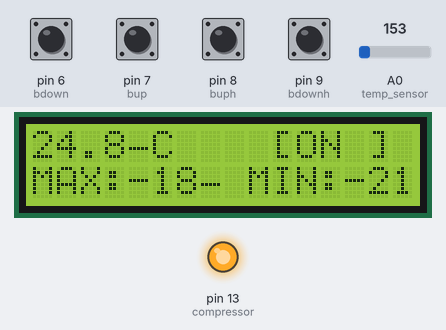
A sketch run on a simulated Arduino Uno, built with avr-gcc and run on an emulated ATmega328P. Shown: 16×2 character LCD, output pins drawn as LEDs (lit = HIGH). The inputs (shaded band) are chosen by the test bench; at power-on: pin 6 (bdown), pin 7 (bup), pin 8 (buph), pin 9 (bdownh) HIGH, A0 (temp_sensor) = 153. EEPROM starts erased.

Above: at 1.2 s.
1.3 s: pin 9 (bdownh) pulled LOW for 0.15 s
At 1.7 s:
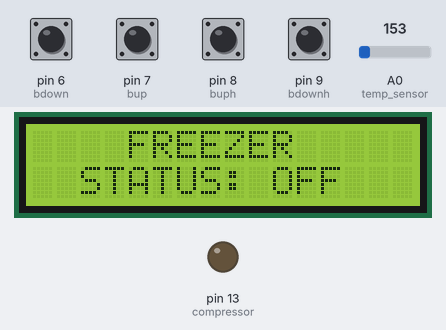
2.9 s: pin 8 (buph) pulled LOW for 1 s
At 3.6 s:
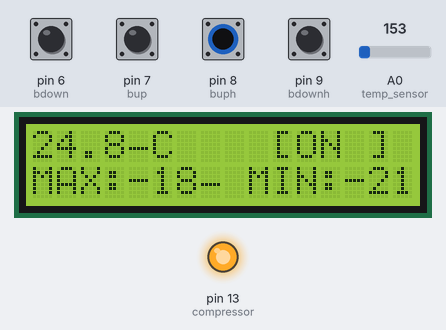
5.4 s: A0 (temp_sensor) set to 131
At 6.2 s:
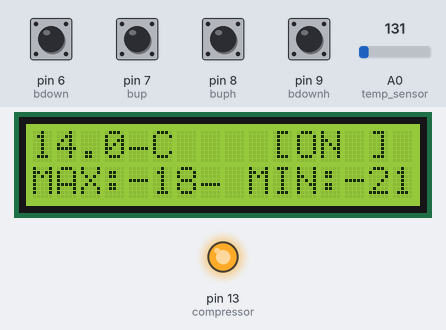
6.9 s: A0 (temp_sensor) set to 111
At 7.9 s:
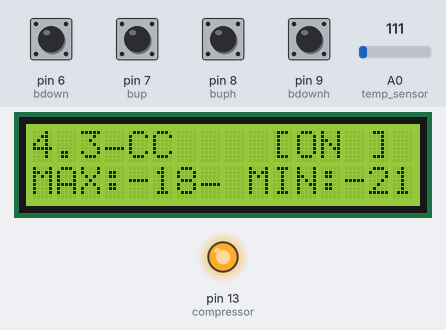
8.4 s: pin 8 (buph) pulled LOW for 0.15 s
At 9.1 s:
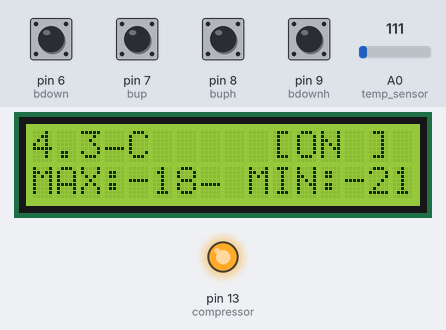
10.0 s: pin 6 (bdown) pulled LOW for 0.15 s
At 11.3 s:
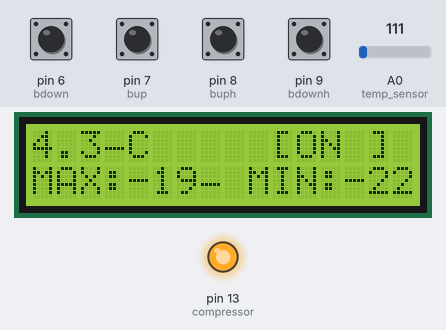
Timing chart, 0 to 12.6 s (numbered marks = the images above; inputs shaded):
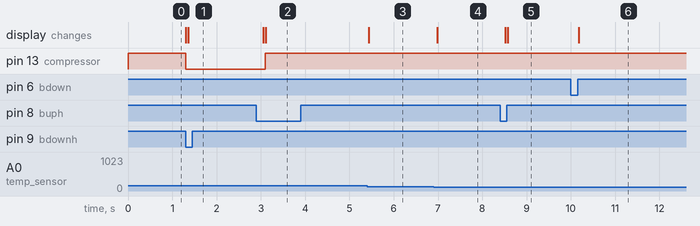

The sketch:

sensorDeTemperatura.ino
```cpp
#include <EEPROM.h>         // Biblioteca para ler e gravar dados que não somem ao desligar o Arduino
#include <LiquidCrystal.h>  // Biblioteca para controle e comunicação com o display LCD

// Inicializa o display LCD definindo os pinos de controle e dados (RS, Enable, D4, D5, D6, D7)
// Nota: Certifique-se de que a ordem declarada aqui condiz exatamente com a pinagem física do circuito
LiquidCrystal lcd(12, 11, 10, 5, 4, 3, 2);

// --- Definição dos Pinos dos Botões ---
int bup = 7;        // Botão para aumentar a temperatura alvo (Setpoint)
int bdown = 6;      // Botão para diminuir a temperatura alvo (Setpoint)
int buph = 8;       // Botão para LIGAR o sistema (Power On)
int bdownh = 9;     // Botão para DESLIGAR o sistema / Standby (Power Off)

// --- Definição dos Pinos de Atuador e Sensor ---
int compressor = 13;   // Pino que simula o motor do freezer (controla o LED integrado da placa)
int temp_sensor = A0;  // Entrada analógica onde o sensor de temperatura está conectado

// --- Variáveis de Controle de Temperatura ---
int8_t setpoint = -21;  // Temperatura desejada no freezer (armazenado em 8 bits para suportar valores negativos)
int histerese = 3;     // Margem de tolerância para evitar que o motor ligue e desligue sem parar
float temp = 0;        // Variável que guarda a temperatura atual medida pelo sensor

bool sistemaLigado = true; // Flag que controla se o freezer está ativo ou em modo Standby

// --- Variáveis para Debounce dos Botões ---
// Guardam o estado anterior de cada botão para detectar apenas o momento exato do clique (borda de descida)
int last_bup = HIGH;
int last_bdown = HIGH;
int last_buph = HIGH;
int last_bdownh = HIGH;

void setup(){
  // Configura os pinos dos botões como entrada digital
  pinMode(bup, INPUT);
  pinMode(bdown, INPUT);
  pinMode(buph, INPUT);
  pinMode(bdownh, INPUT);

  pinMode(compressor, OUTPUT); // Configura o pino do compressor como saída digital

  digitalWrite(compressor, HIGH); // Inicia o compressor ligado por segurança
  lcd.begin(16, 2);               // Inicializa o LCD configurando o tamanho (16 colunas x 2 linhas)
  lcd.display();                  // Liga a exibição de texto do display

  // Recupera as configurações salvas na memória EEPROM para manter o histórico pós-queda de energia
  setpoint = (int8_t)EEPROM.read(0); // Lê o setpoint no endereço 0
  histerese = EEPROM.read(1);        // Lê a histerese no endereço 1

  if (setpoint < -30 || setpoint > -10) {
  setpoint = -21;
  EEPROM.update(0, setpoint);
}

  if (histerese < 1 || histerese > 5) {
  histerese = 3;
  EEPROM.update(1, histerese);
}

  // Filtro de segurança: Se a memória estiver vazia ou resetada (valores padrão 255 ou -1), define os valores iniciais estáveis
  if(setpoint == -1 || setpoint == 127 || setpoint == 255) setpoint = -5;
  if(histerese == -1 || histerese == 255) histerese = 3;
}

void loop(){
  // Realiza a leitura digital atual do estado de todos os botões
  int reading_up     = digitalRead(bup);
  int reading_down   = digitalRead(bdown);
  int reading_uph    = digitalRead(buph);
  int reading_downh  = digitalRead(bdownh);

  // --- Lógica do Botão de Desligar (Standby) ---
  // Se o botão foi pressionado agora (LOW) e antes estava solto (HIGH)
  if (reading_downh == LOW && last_bdownh == HIGH) {
    sistemaLigado = false;         // Atualiza o estado do sistema para desligado
    digitalWrite(compressor, LOW); // Garante o desligamento imediato do compressor/motor
    lcd.clear();                   // Limpa a tela para a nova mensagem
    delay(50);                     // Pequena pausa para debounce (evitar leituras falsas)
  }

  // --- Lógica do Botão de Ligar ---
  if (reading_uph == LOW && last_buph == HIGH) {
    sistemaLigado = true;          // Ativa o sistema novamente
    lcd.clear();
    delay(50);
  }

  // --- Modo Standby (Freezer Desligado) ---
  if (!sistemaLigado) {
    lcd.setCursor(0, 0);
    lcd.print("    FREEZER    ");

    lcd.setCursor(0, 1);
    lcd.print("  STATUS: OFF ");

    // Atualiza o histórico dos botões para o próximo ciclo do loop
    last_bup = reading_up;
    last_bdown = reading_down;
    last_buph = reading_uph;
    last_bdownh = reading_downh;

    delay(150);

    return; // Interrompe a execução do loop aqui, ignorando a leitura do sensor e controle do motor
  }

  // --- Leitura e Conversão do Sensor de Temperatura ---
  float raw = analogRead(temp_sensor); // Lê o valor bruto do sensor (0 a 1023)
  float volt = raw * (5.0 / 1023.0);   // Converte o valor bruto para a tensão correspondente (0V a 5V)
  temp = (volt - 0.5) * 100.0;         // Converte a tensão em graus Celsius (Fórmula específica do sensor TMP36)

  // --- Ajuste Manual do Setpoint (Aumentar) ---
  if(reading_up == LOW && last_bup == HIGH){
    setpoint++;
    EEPROM.write(0, setpoint); // Grava permanentemente o novo valor na posição 0 da EEPROM
    delay(50);
  }

  // --- Ajuste Manual do Setpoint (Diminuir) ---
  if(reading_down == LOW && last_bdown == HIGH){
    setpoint--;
    EEPROM.write(0, setpoint); // Grava permanentemente o novo valor na posição 0 da EEPROM
    delay(50);
  }

  // Atualiza o histórico do estado dos botões para a próxima verificação
  last_bup = reading_up;
  last_bdown = reading_down;
  last_buph = reading_uph;
  last_bdownh = reading_downh;

  // --- Lógica de Controle com Histerese (Termostato) ---
  // Se a temperatura subir e atingir o limite máximo tolerado (Meta + Histerese), liga a refrigeração
  if (temp >= (setpoint + histerese)) {
    digitalWrite(compressor, HIGH);
  }

  // Se a refrigeração atingir a temperatura exata da Meta, desliga o compressor para poupar energia
  else if (temp <= setpoint) {
    digitalWrite(compressor, LOW);
  }

  // --- Atualização das Informações no Display LCD ---

  // Linha 1: Exibe a temperatura atual em tempo real
  lcd.setCursor(0, 0);
  lcd.print(temp, 1);   // Mostra a temperatura com apenas 1 casa decimal
  lcd.print((char)176); // Imprime o símbolo de grau (°)
  lcd.print("C");

  // Canto Superior Direito: Exibe o estado atual do compressor
  lcd.setCursor(10, 0);

  if(digitalRead(compressor) == HIGH){
    lcd.print("[ON ]"); // Compressor ligado refrigerando
  }

  else {
    lcd.print("[OFF]"); // Compressor desligado
  }

  // Linha 2: Exibe as temperaturas de acionamento e desligamento
  lcd.setCursor(0, 1);

  lcd.print("MAX:");
  lcd.print(setpoint + histerese);
  lcd.print((char)176);
  lcd.print(" ");

  lcd.print("MIN:");
  lcd.print(setpoint);
  lcd.print((char)176);
  lcd.print(" ");

  delay(150); // Taxa de atualização do ciclo de monitoramento
}
```

Measured:
- the behaviour switches between 123 and 122 on A0 (temp_sensor) (found by bisection; images 3 and 4)
- after the input at 1.3 s, pin 13 (compressor): HIGH → LOW at once; the display: first changes at once (image 1 shows a later state)
- after the input at 2.9 s, pin 13 (compressor): LOW → HIGH after 0.20 s; the display: first changes after 0.15 s (image 2 shows a later state)
- after the input at 5.4 s, the display: changes at once (image 3)
- after the input at 6.9 s, the display: changes after 0.08 s (image 4)
- after the input at 8.4 s, the display: first changes after 0.12 s (image 5 shows a later state)
- after the input at 10.0 s, the display: changes after 0.17 s (image 6)
